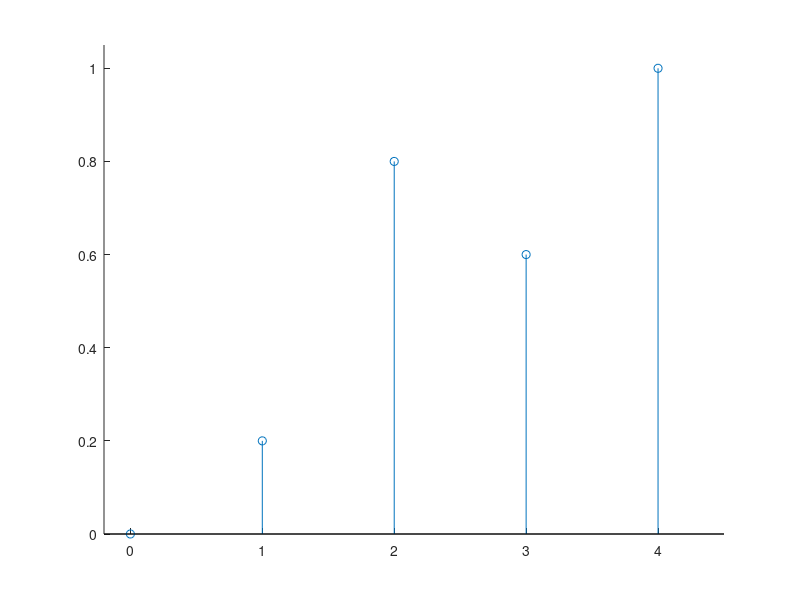
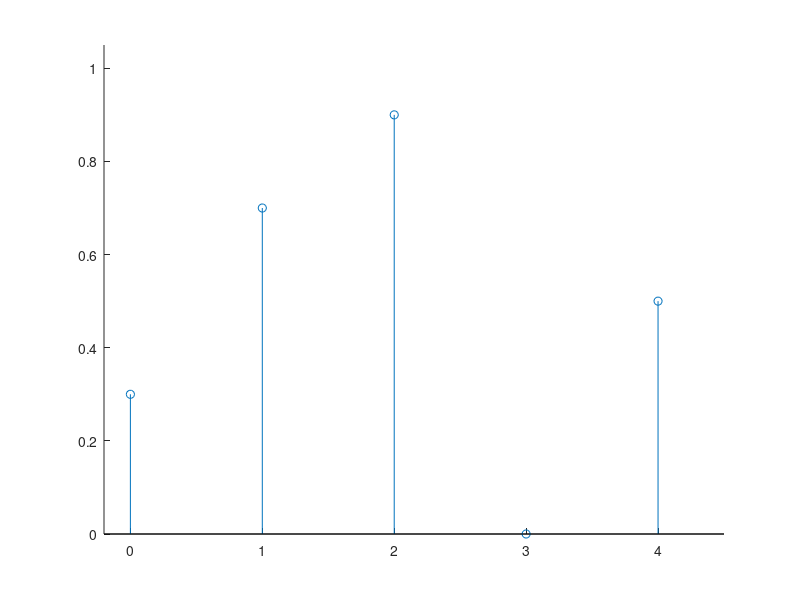
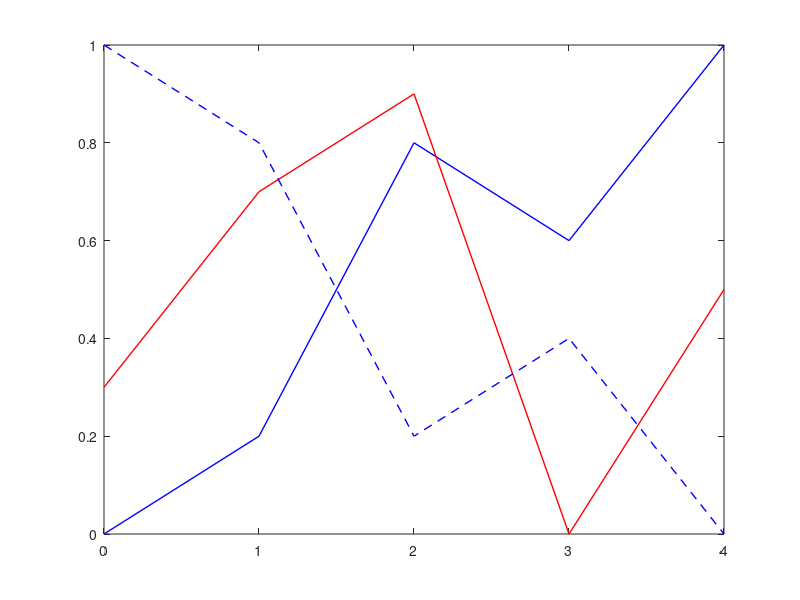

The MATLAB source for these figures, in order:
x = [0, 1, 2, 3, 4];
A = [0, 0.2, 0.8, 0.6, 1];
B = [0.3, 0.7, 0.9, 0, 0.5];

xmin = min(x);
xmax = max(x);
ymax = max(A);

figure(1);
stem(x, A);
axis([xmin - 0.2, xmax + 0.5, 0, 1.05 * ymax]);
box off;

figure(2);
stem(x, B);
axis([xmin - 0.2, xmax + 0.5, 0, 1.05 * ymax]);
box off;

[~, N] = size(x);
T = ones(1, N);
AC = T - A;
BC = T - B;

figure(3);
plot(x, A, '-b', 'LineWidth', 1);
hold on;
plot(x, B, '-r', 'LineWidth', 1);
hold on;
plot(x, AC, '--b', 'LineWidth', 1);
hold on;

